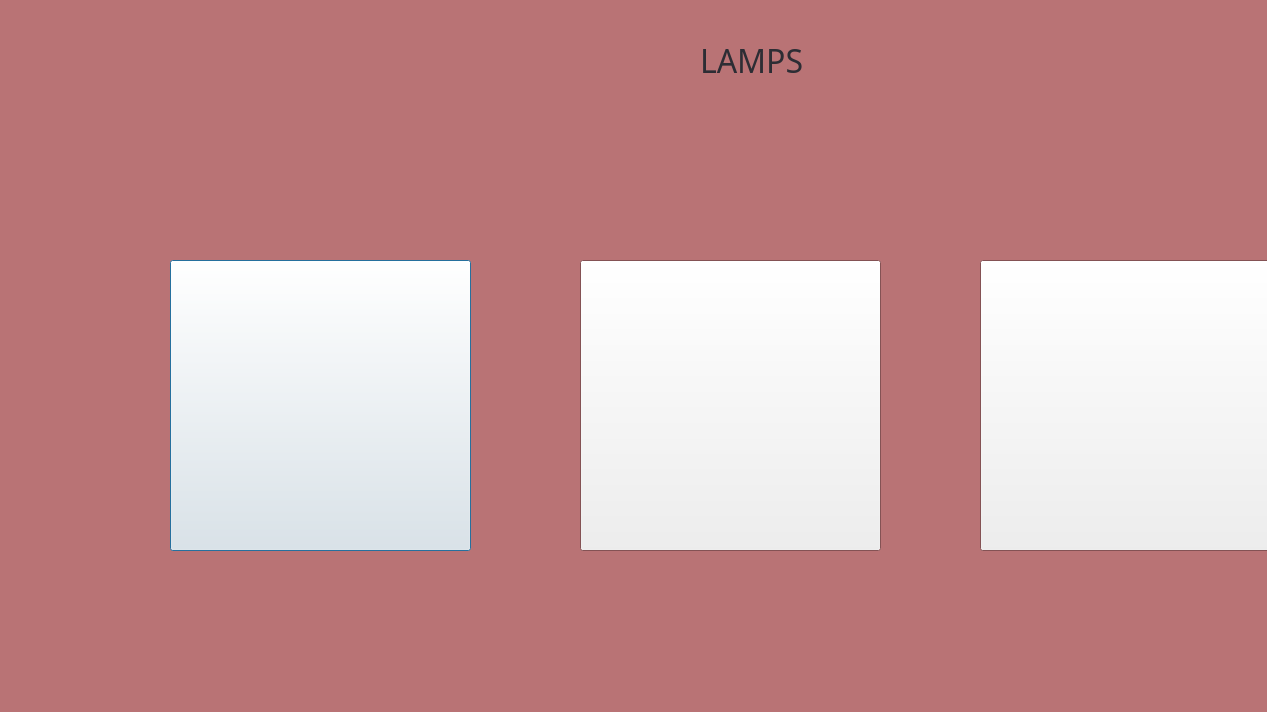
<?xml version="1.0" encoding="UTF-8"?>
<ui version="4.0">
 <class>lamps</class>
 <widget class="QDialog" name="lamps">
  <property name="geometry">
   <rect>
    <x>0</x>
    <y>0</y>
    <width>1267</width>
    <height>712</height>
   </rect>
  </property>
  <property name="palette">
   <palette>
    <active>
     <colorrole role="Window">
      <brush brushstyle="SolidPattern">
       <color alpha="255">
        <red>185</red>
        <green>115</green>
        <blue>117</blue>
       </color>
      </brush>
     </colorrole>
    </active>
    <inactive>
     <colorrole role="Window">
      <brush brushstyle="SolidPattern">
       <color alpha="255">
        <red>185</red>
        <green>115</green>
        <blue>117</blue>
       </color>
      </brush>
     </colorrole>
    </inactive>
    <disabled>
     <colorrole role="Base">
      <brush brushstyle="SolidPattern">
       <color alpha="255">
        <red>185</red>
        <green>115</green>
        <blue>117</blue>
       </color>
      </brush>
     </colorrole>
     <colorrole role="Window">
      <brush brushstyle="SolidPattern">
       <color alpha="255">
        <red>185</red>
        <green>115</green>
        <blue>117</blue>
       </color>
      </brush>
     </colorrole>
    </disabled>
   </palette>
  </property>
  <property name="windowTitle">
   <string>Dialog</string>
  </property>
  <widget class="QLabel" name="label">
   <property name="geometry">
    <rect>
     <x>700</x>
     <y>40</y>
     <width>121</width>
     <height>41</height>
    </rect>
   </property>
   <property name="palette">
    <palette>
     <active>
      <colorrole role="WindowText">
       <brush brushstyle="SolidPattern">
        <color alpha="255">
         <red>45</red>
         <green>45</green>
         <blue>52</blue>
        </color>
       </brush>
      </colorrole>
     </active>
     <inactive>
      <colorrole role="WindowText">
       <brush brushstyle="SolidPattern">
        <color alpha="255">
         <red>45</red>
         <green>45</green>
         <blue>52</blue>
        </color>
       </brush>
      </colorrole>
     </inactive>
     <disabled/>
    </palette>
   </property>
   <property name="font">
    <font>
     <family>Britannic Bold</family>
     <pointsize>24</pointsize>
    </font>
   </property>
   <property name="text">
    <string>LAMPS</string>
   </property>
  </widget>
  <widget class="QPushButton" name="lamp1btn">
   <property name="geometry">
    <rect>
     <x>170</x>
     <y>260</y>
     <width>301</width>
     <height>291</height>
    </rect>
   </property>
   <property name="text">
    <string/>
   </property>
  </widget>
  <widget class="QPushButton" name="lamp2btn">
   <property name="geometry">
    <rect>
     <x>580</x>
     <y>260</y>
     <width>301</width>
     <height>291</height>
    </rect>
   </property>
   <property name="text">
    <string/>
   </property>
  </widget>
  <widget class="QPushButton" name="lamp3btn">
   <property name="geometry">
    <rect>
     <x>980</x>
     <y>260</y>
     <width>301</width>
     <height>291</height>
    </rect>
   </property>
   <property name="text">
    <string/>
   </property>
  </widget>
 </widget>
 <resources/>
 <connections/>
</ui>
